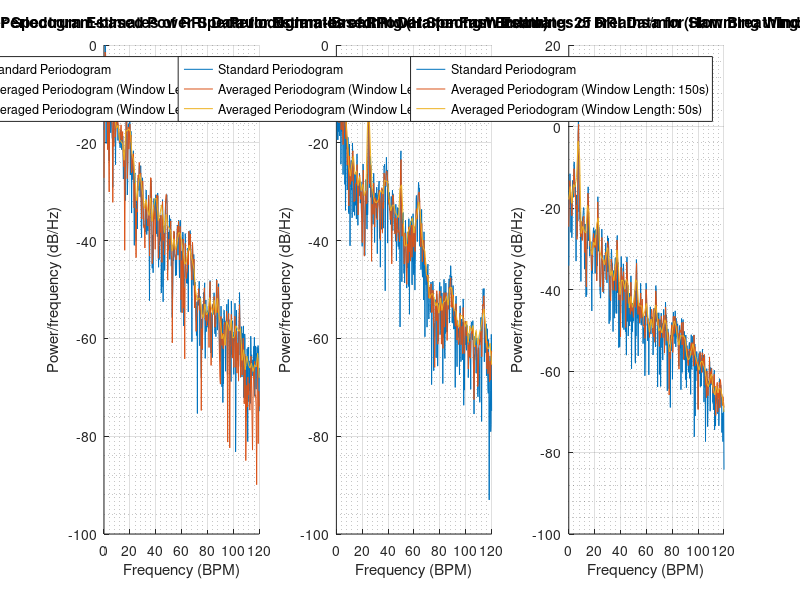
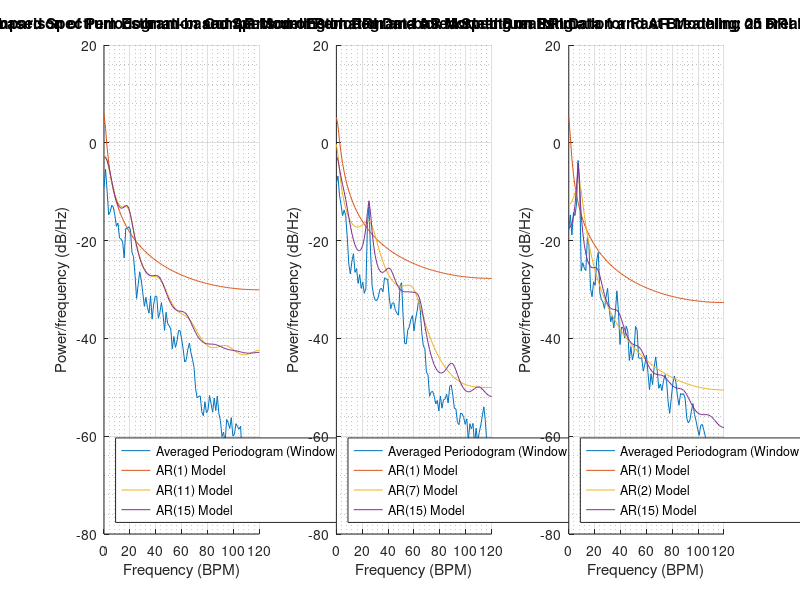

Here is the MATLAB script that generated these plots, in order:
%%% ASPMI Coursework 2019: ASSIGNMENT 1
%%% 1.5 Real World Signals: Respiratory Sinus Arrhythmia from RR-Intervals
clear all; close all; clc;  %Script initialisation

%% LOAD and CONVERT ECG DATA (only run once)
% load('ECG.mat');
% Trial_1 = data(find(time==64):find(time==237.1));
% Trial_2 = data(find(time==241):find(time==489.4));
% Trial_3 = data(find(time==491):find(time==737.5));
% [RRI_1, RRIf_1] = ECG_to_RRI(Trial_1,fs);
% [RRI_2, RRIf_2] = ECG_to_RRI(Trial_2,fs);
% [RRI_3, RRIf_3] = ECG_to_RRI(Trial_3,fs);
% save('RRI_1.mat','RRI_1','RRIf_1');
% save('RRI_2.mat','RRI_2','RRIf_2');
% save('RRI_3.mat','RRI_3','RRIf_3');

%% TASK: Spectrum estimation of RRI data
load('RRI_1.mat');  %Load RRI data and sampling frequency for TRIAL 1
load('RRI_2.mat');  %Load RRI data and sampling frequency for TRIAL 2
load('RRI_3.mat');  %load RRI data and sampling frequency for TRIAL 3

%PREPROCESSING
RRI_1 = detrend(zscore(RRI_1));     %Data linearly DETRENDED and STANDARDIZED
RRI_2 = detrend(zscore(RRI_2));     %Data linearly DETRENDED and STANDARDIZED
RRI_3 = detrend(zscore(RRI_3));     %Data linearly DETRENDED and STANDARDIZED

%COMPILE SIGNALS
RRI_sig = {RRI_1, RRI_2, RRI_3};
RRIf = {RRIf_1, RRIf_2, RRIf_3};
TrialName = {'Normal Breathing', 'Fast Breathing: 25 breaths/min', 'Slow Breathing: 7.5 breaths/min'};

%SPECTRAL ESTIMATION
figure;
for i = 1:length(RRI_sig)
    %Classical Spectrum Estimation: PERIODOGRAM
    subplot(1, length(RRI_sig), i); hold on;    %Figure initialisation
    data = RRI_sig{i};                          %Select RRI data for TRIAL
    fs = RRIf{i};                               %Select sampling frequency for TRIAL
    trial = TrialName{i};                       %Select TRIAL name
    win_len = [150 50]*fs;                      %Window length vector for averaged periodogram
    [RRI_pxx, f_axis] = periodogram(data, hamming(length(data)), [], 60*fs);        %Periodogram
    p1 = plot(f_axis, 10*log10(RRI_pxx), 'DisplayName', 'Standard Periodogram');    %Plot results
    
    %Classical Spectrum Estimation: AVERAGED PERIODOGRAM
    for j = 1:length(win_len)
        [RRI_pxx_av, f_axis_av] = pwelch(data, hamming(win_len(j)), [], [], 60*fs); %Averaged periodogram
        p2(j) = plot(f_axis_av, 10*log10(RRI_pxx_av), 'DisplayName', ['Averaged Periodogram (Window Length: ', num2str(win_len(j)/fs), 's)']);
    end
    xlabel('Frequency (BPM)'); ylabel('Power/frequency (dB/Hz)'); legend([p1, p2(1), p2(2)]); grid on; grid minor;
    title(['Periodogram-based Power Spectrum Estimates of RRI Data for ', trial, ' (Hamming Window)']);
end

%Modern Spectrum Estimation: AR MODEL
figure; p_order = [1,11,15; 1,7,15; 1,2,15];
for i = 1:length(RRI_sig)                       %Iterate over trials
    subplot(1, length(RRI_sig), i);             %Figure initialisation
    hold on; p = p_order(i,:);                  %AR orders to be tried
    data = RRI_sig{i};                          %Select RRI data for TRIAL
    fs = RRIf{i};                               %Select sampling frequency for TRIAL
    trial = TrialName{i};                       %Select TRIAL name
    [RRI_pxx_av, f_axis_av] = pwelch(data, hamming(50*fs), [], [], 60*fs);
    p1 = plot(f_axis_av, 10*log10(RRI_pxx_av), 'DisplayName', 'Averaged Periodogram (Window Length: 50s)');
    for j = 1:length(p)                         %Iterate over model orders
        [A, noise] = aryule(data,p(j));         %Yule-Walker algorithm to ESTIMATE PARAMETERS a
        AR_pxx = abs(freqz(noise, A, f_axis_av, 60*fs)).^2; %PSD ESTIMATE
        p2(j) = plot(f_axis_av, 10*log10(AR_pxx), 'DisplayName', ['AR(', num2str(p(j)), ') Model']);
    end
    legend([p1, p2(1:end)], 'Location', 'Southwest'); grid on; grid minor; xlabel('Frequency (BPM)'); ylabel('Power/frequency (dB/Hz)');
    title(['Comparison of Periodogram-based Spectrum Estimation and AR Modeling on RRI Data for ', trial]);
end